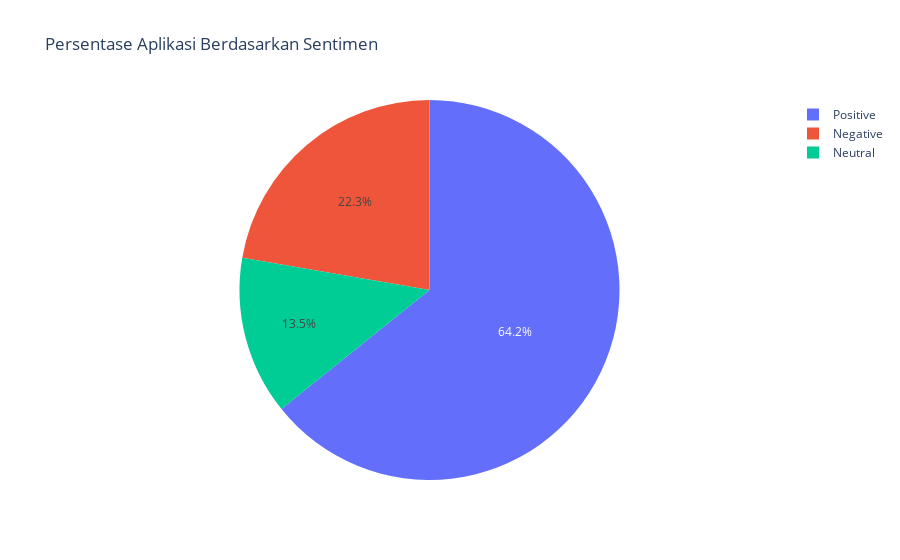

Notebook source saved alongside this figure:
### Code cell
import plotly.express as px

pie_sentiment = merged_df['Sentiment'].value_counts().reset_index()

pie_sentiment.columns = ['Sentiment', 'count']

fig = px.pie(pie_sentiment, values='count', names='Sentiment', title='Persentase Aplikasi Berdasarkan Sentimen')
fig.show()

### Figure 1 — Plotly figure (JSON) as saved in the notebook; plotly's stock layout.template omitted (floating-point values rounded to 4 significant figures)
{"data": [{"domain": {"x": [0, 1], "y": [0, 1]}, "hovertemplate": "Sentiment=%{label}<br>count=%{value}<extra></extra>", "labels": ["Positive", "Negative", "Neutral"], "legendgroup": "", "name": "", "showlegend": true, "type": "pie", "values": [23073, 8005, 4851]}], "layout": {"legend": {"tracegroupgap": 0}, "title": {"text": "Persentase Aplikasi Berdasarkan Sentimen"}}}
